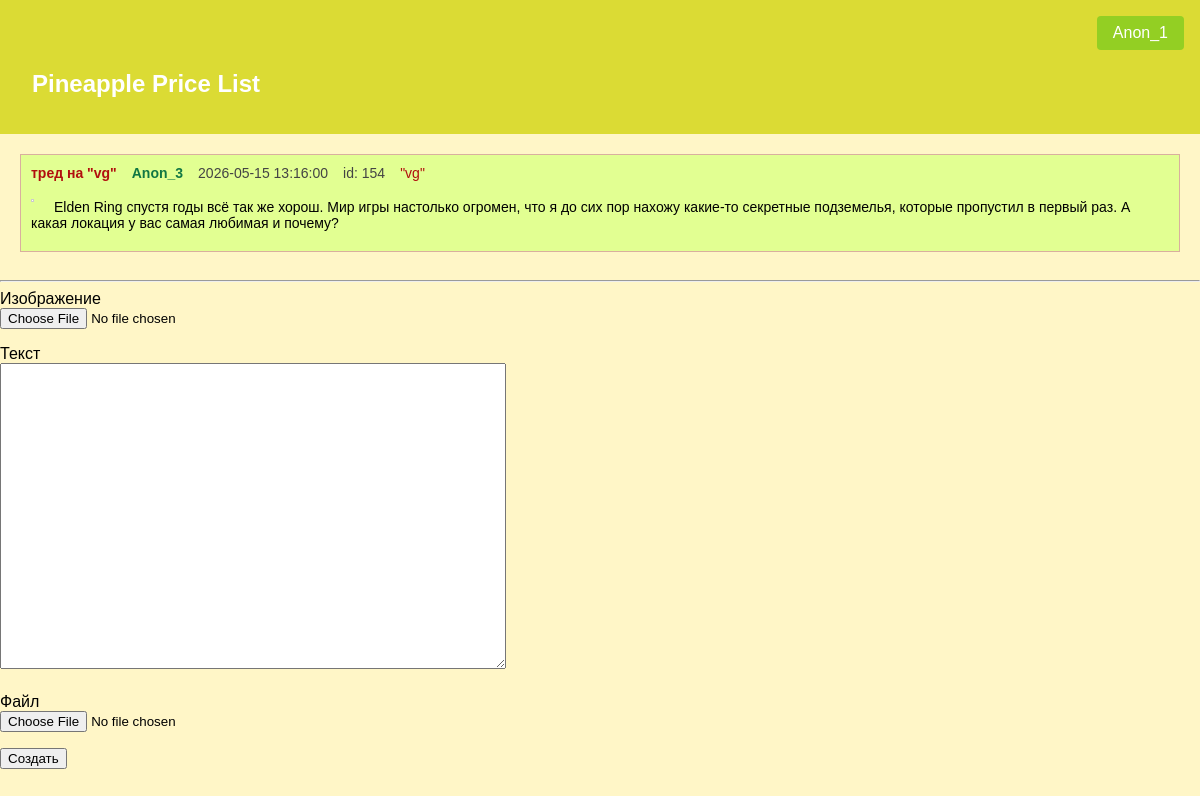
Screenshot of /post/154/reply (signed in) with the database file from the repository.
### data/users.py (models this page shows, shortened)
class User(SqlAlchemyBase, UserMixin):
    __tablename__ = 'users'
    name = sqlalchemy.Column(sqlalchemy.String, nullable=False, primary_key=True, unique=True)
    description = sqlalchemy.Column(sqlalchemy.String, nullable=True)
    picture = sqlalchemy.Column(sqlalchemy.BLOB, nullable=True)
    hashed_password = sqlalchemy.Column(sqlalchemy.String, nullable=False)

### data/posts.py (models this page shows)
class Post(SqlAlchemyBase):
    __tablename__ = 'posts'
    id = sqlalchemy.Column(sqlalchemy.Integer, primary_key=True, autoincrement=True, unique=True, nullable=False)
    reply_to = sqlalchemy.Column(sqlalchemy.Integer, nullable=False)
    content = sqlalchemy.Column(sqlalchemy.String, nullable=False)
    image = sqlalchemy.Column(sqlalchemy.BLOB, nullable=True)
    file = sqlalchemy.Column(sqlalchemy.String, nullable=True)
    created_date = sqlalchemy.Column(sqlalchemy.Integer, default=datetime.datetime.now)
    board_on = sqlalchemy.Column(sqlalchemy.String, sqlalchemy.ForeignKey('boards.name'))
    board = orm.relationship('Board')
    created_by = sqlalchemy.Column(sqlalchemy.String, sqlalchemy.ForeignKey('users.name'))
    user = orm.relationship('User')

### main.py (the view, shortened to what this page needs)
@app.route('/post/<int:post_id>/reply', methods=['GET', 'POST'])
@login_required
def create_reply(post_id):
    post = db_sess.query(Post).filter(Post.id == post_id).first()
    d = {'id': post.id, 'reply_to': post.reply_to, 'content': post.content,
         'image': base64.b64encode(post.image).decode('utf-8') if post.image else None, 'file': post.file,
         'created_date': datetime.datetime.fromtimestamp(post.created_date / 1000.0),
         'board_on': post.board_on, 'created_by': post.created_by}
    form = ReplyForm()
    return render_template('reply.html', title='Ответ на №' + str(post.id), form=form, d=d)

### forms/replies.py
class ReplyForm(FlaskForm):
    content = TextAreaField('Текст', validators=[DataRequired()])
    image = FileField('Изображение', validators=[FileAllowed(['jpg', 'png', 'jpeg'],
                                                             'Выберите изображение')])
    file = FileField('Файл')
    submit = SubmitField('Создать')

### main.py (called while the page is built)
def format_greentext(text):
    if not text:
        return ''
    safe_text = str(escape(text))
    lines = safe_text.split('\n')
    formatted_lines = []
    for line in lines:
        if line.startswith('&gt;'):
            formatted_lines.append(f'<span class="greentext">{line}</span>')
        else:
            formatted_lines.append(line)
    return '\n'.join(formatted_lines)

@login_manager.user_loader
def load_user(name):
    return db_sess.get(User, name)

### templates/reply.html (shortened to what this page needs)
{% extends 'base.html' %}
{% block content %}
<div class="thread-start">
    <div class="post-info">
        {% if d['reply_to'] == -1 %}
        <a class="ans-src" href="/board/{{ d['board_on'] }}">
            <span class="reply-to">тред на "{{ d['board_on'] }}"</span>
        </a>
        {% else %}
        <a class="ans-src" href="/post/{{ d['reply_to'] }}">
            <span class="reply-to">ответ на <{{ d['reply_to'] }}></span>
        </a>
        {% endif %}
        <a class="usr-src" href="/user/{{ d['created_by'] }}"><span class="poster-name">{{ d['created_by'] }}</span></a>
        <span class="post-date">{{ d['created_date'] }}</span>
        <span class="post-id">id: {{ d['id'] }}</span>
        <a class="ans-src" href="/board/{{ d['board_on'] }}">"{{ d['board_on'] }}"</a>
    </div>
    <div class="post-body">
        {% if d['image'] %}
        <div class="file-container">
            <img class='post-image' alt="Картинка">
        </div>
        {% endif %}
        <blockquote class="post-message">{{ d['content'] | greentext | safe }}</blockquote>
    </div>
</div>
<hr>
<form action="" method="post" enctype="multipart/form-data">
    <div>
        {{ form.image.label }}<br>
        {{ form.image(id="photo-input") }}
        <br>
    </div>
    <p>
        {{ form.content.label }}<br>
        {{ form.content(class="form-control") }}<br>
    </p>
    <div style="margin-top: 20px;">
        {{ form.file.label }}<br>
        {{ form.file() }}
    </div>
    <p>{{ form.submit(type="submit", class="btn btn-primary") }}</p>
</form>
{% endblock %}

### templates/base.html (shortened to what this page needs)
<!DOCTYPE html>
<html lang="en">
<head>
    <link rel="stylesheet" href="{{ url_for('static', filename='css/style.css') }}">
</head>
<body>
<nav class="navbar">
    <ul>
        {% if current_user.is_authenticated %}
        <a id="username" href="/user/{{ current_user.name }}">{{ current_user.name }}</a>
        {% else %}
        <p>
            <a href="/login">Вход</a>
            <a href="/register">Регистрация</a>
        </p>
        {% endif %}
    </ul>
    <h1><a href="/">Pineapple Price List</a></h1>
</nav>
{% block content %}
{% endblock %}
</body>
</html>

### static/css/style.css (style rules this page uses)
html, body { margin: 0; padding: 0; font-family: sans-serif; }
body { background-color: #fff6c7; }
nav { background-color: #dbdb34; padding: 1rem; }
hr { color: #6ceb6c; clear: both; }
nav ul { list-style: none; margin: 0; padding: 0; display: flex; justify-content: right; gap: 20px; }
nav a { text-decoration: none; color: white; font-family: Arial, sans-serif; padding: 0.5rem 1rem; transition: background 0.3s; }
#username { background-color: #93cf23; border-radius: 4px; }
.thread-start { background-color: #e2ff92; border: 1px solid #d9af9e; padding: 10px; margin: 20px; display: inline-block; min-width: 500px; font-size: 14px; }
.post-info { margin-bottom: 8px; display: flex; gap: 15px; }
.poster-name { color: #117743; font-weight: bold; }
.reply-to { color: #b10e0e; font-weight: bold; }
.post-id, .post-date { color: #444; }
.file-container { float: left; margin-right: 20px; margin-bottom: 10px; }
.post-image { max-width: 200px; border: 1px solid #ccc; }
.post-message { margin: 0; padding: 10px 0; white-space: pre-wrap; }
.ans-src { color: #b10e0e; text-decoration: none; }
.usr-src { color: #117743; text-decoration: none; }
#content { width: 500px; height: 300px; font-size: 16px; resize: vertical; }

### rows the page displays
User: name "Anon_1"
Post: board_on "vg", created_by "Anon_3", content|greentext "Elden Ring спустя годы всё так же хорош. Мир игры настолько огромен, что я до сих пор нахожу какие-то секретные подземелья, которые пропустил в первый раз. А какая локация у вас самая любимая и почему?"

### other values shown
{{ d['created_date'] }} "2026-05-15 13:16:00"
{{ d['id'] }} "154"
